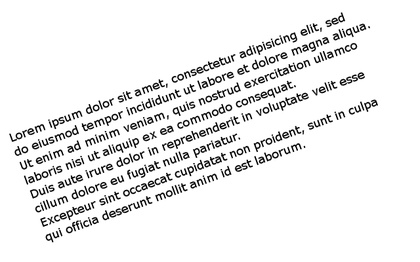
%> input picture m20.jpg, 420 x 262 px, shrunk from 640 x 400 before the run
$ octave dighum2.m   (GNU Octave 9; MATLAB toolbox functions it lacks are replaced by stand-ins)
%> lines starting %> are read from the running program, lines starting %| are printed output that depends on the picture; in (x1, y1, x2, y2) boxes, pixels count from 0 and x2, y2 are one past the last pixel; in counts of white or black regions, pixels touching at a corner belong together; the program's own positions count from 1

citra_masukan = imread('m20.jpg');
%> citra_masukan is the input picture: size 262x420x3 uint8; min 0, max 255, mean 236.9
keping = size(citra_masukan,3);
%> keping = 3
if (keping==3)
	citra_gray= rgb2gray(citra_masukan);
else
	citra_gray= citra_masukan;
end
citra_biner= imbinarize(citra_gray);
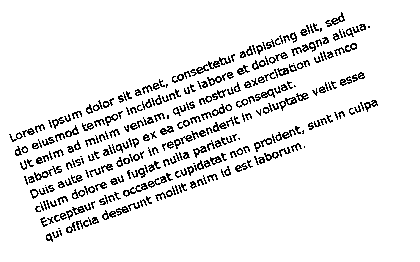
%> citra_biner: size 262x420 logical; 91.9% white; black in thin lines or dots, all inside (x1, y1, x2, y2) = (9, 12, 378, 242)


subplot(2,2,1);
imshow(citra_masukan);
title("Citra Asli");
subplot(2,2,2);
imshow(citra_biner);
title("Citra Grayscale");


lebar= size(citra_biner,2);
%> lebar = 420
panjang = size(citra_biner,1);
%> panjang = 262

iTotal = 0;
jTotal= 0;
N=0;

for i=1:panjang
	for j=1:lebar
		if(citra_biner(i,j) ==0)
			iTotal = iTotal + i;
			jTotal = jTotal + j;
			N=N+1;
		end
	end
end
%> after the loop, N = 8894; iTotal = 1152032; jTotal = 1637554

cenX = iTotal/N;
%> cenX = 129.5
cenY = jTotal/N;
%> cenY = 184.1


totalXi = 0;
totalYi = 0;
totalXY = 0;

for i=1:panjang
	for j=1:lebar
		if(citra_biner(i,j)==0)
			Xi = i - cenX;
			Yi = j - cenY;

			totalXi = totalXi + (Xi*Xi);
			totalYi = totalYi + (Yi*Yi);
			totalXY = totalXY + (Xi*Yi);
		end
	end
end
%> after the loop, Xi = 112.5; Yi = -131.1; totalXY = -28859888.8; totalXi = 22918764; totalYi = 77813974.1

miuXX = totalXi / N;
%> miuXX = 2576.9
miuYY = totalYi / N;
%> miuYY = 8749
miuXY = totalXY / N;
%> miuXY = -3244.9

if(miuXX > miuYY)
	miuYYXX = miuYY - miuXX;
	miuYYXX2 = miuYYXX * miuYYXX;
	miuXY2 = miuXY * miuXY;
	y= 2*miuXY2;
	akar = miuXXYY2+y;
	hasilAkar = sqrt(akar);
	bagi=miuXY;

	x= miuXXYY + hasilAkar;
	skew = bagi/x;
end

function [sudut, waktu, centro, ctrHsl] = koreksi_citra(citra_masukan)
tic;

a= 180/3.14;
b= atan (double(skew));
orientation = a*b;

if(cenY >= cenX)
	if(orientation>=0)
		angle = 90-orientation;
	else
		angle = -90 - orientation;
	end
else
	angle = orientation;
end

citra_hasil_rotasi = imrotate(citra_biner, double(-angle));
rapi_tepi;

(citra_hasil_rotasi);

sudut= angle;
centro= strcat(num2str(cenX),', ',num2str(cenY));
ctrHsl = citra_hasil_rotasi;
waktu=toc;


subplot(2,2,3);
imshow(ctrHsl);
title("Citra Hasil Rotasi");
end

$ run again, with miring.png saved as m20.jpg
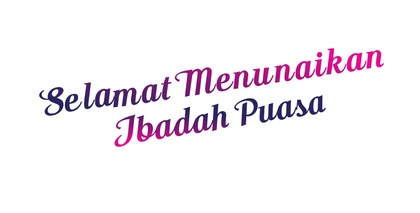
%> input picture miring.png, 420 x 213 px, shrunk from 834 x 423 before the run
%> citra_masukan is the input picture: size 213x420x3 uint8; mean R, G, B 246.3, 241.2, 246.1
%> `citra_gray= rgb2gray(citra_masukan);`:
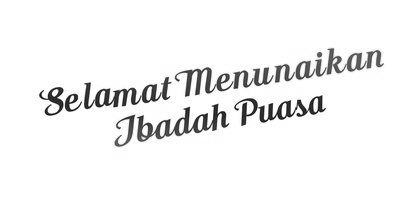
%> citra_gray: size 213x420 uint8; min 12, max 255, mean 243.3
%> `citra_biner= imbinarize(citra_gray);`:
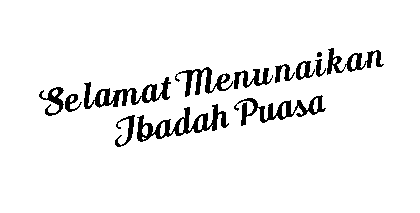
%> citra_biner: size 213x420 logical; 94% white; 13 black regions, largest, box (x1, y1, x2, y2) and area: (137, 104, 229, 142) 1034, (84, 77, 171, 109) 906, (234, 95, 326, 126) 849
%> after the loop `for i=1:panjang`: N = 5351; iTotal = 522127; jTotal = 1127860
%> cenX = 97.58
%> cenY = 210.8
%> after the loop `for i=1:panjang`: Xi = 49.42; Yi = -89.78; totalXY = -5125354.7; totalXi = 2716439.2; totalYi = 40193539.4
%> miuXX = 507.7
%> miuYY = 7511.4
%> miuXY = -957.8
